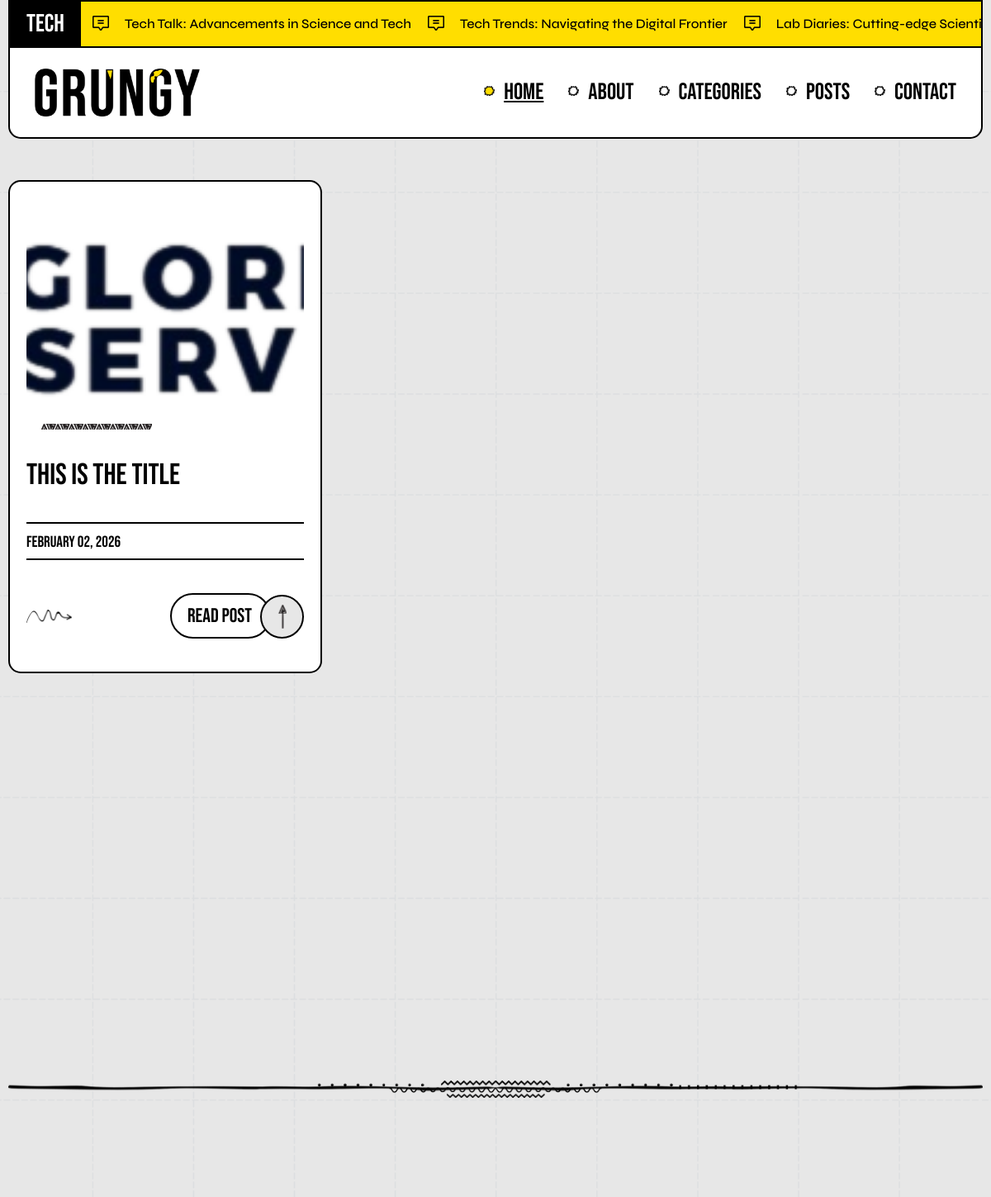
/blogs/index.php, run on the app's committed database.
### tables this page shows
CREATE TABLE `blogs` (
  `id` int(11) NOT NULL,
  `title` varchar(255) DEFAULT NULL,
  `slug` varchar(255) DEFAULT NULL,
  `blog_date` date DEFAULT NULL,
  `content` longtext DEFAULT NULL,
  `featured_image` varchar(255) DEFAULT NULL,
  `meta_title` varchar(255) DEFAULT NULL,
  `meta_description` varchar(255) DEFAULT NULL,
  `category` varchar(100) DEFAULT NULL,
  `tags` varchar(255) DEFAULT NULL,
  `status` enum('draft','published') DEFAULT 'published',
  `created_at` timestamp NULL DEFAULT current_timestamp()
);

### blogs/index.php (the view, shortened to what this page needs)
<!DOCTYPE html>
<html data-wf-page="grungy-id" >
    <head>
        <link href="../css/normalize.css" rel="stylesheet" type="text/css" />
        <link href="../css/layout.css" rel="stylesheet" type="text/css" />
        <link href="../css/style.css" rel="stylesheet" type="text/css" />
    </head>
  <body class="body">
    <div id="home" class="header">
        <div class="inner-header">
            <div class="top-bar">
                <div class="tob-bar-category-text">Tech</div>
                <div class="tech-cateogry-moving-section">
                    <div class="moving-tech-list-wrapper w-dyn-list">
                        <div role="list" class="moving-tech-list w-dyn-items">
                            <div role="listitem" class="w-dyn-item">
                                <a
                                    href="singleblog.php"
                                    class="moving-tech-item w-inline-block">
                                    <img src="../images/chat-centered-text.png" loading="lazy" width="20" alt="" class="comment-icon" />
                                    <div class="moving-tech-text">Tech Talk: Advancements in Science and Tech</div>
                                </a>
                            </div>
                            <div role="listitem" class="w-dyn-item">
                                <a
                                    href="singleblog.php"
                                    class="moving-tech-item w-inline-block">
                                    <img src="../images/chat-centered-text.png" loading="lazy" width="20" alt="" class="comment-icon" />
                                    <div class="moving-tech-text">Tech Trends: Navigating the Digital Frontier</div>
                                </a>
                            </div>
                            <div role="listitem" class="w-dyn-item">
                                <a
                                    href="singleblog.php"
                                    class="moving-tech-item w-inline-block">
                                    <img src="../images/chat-centered-text.png" loading="lazy" width="20" alt="" class="comment-icon" />
                                    <div class="moving-tech-text">Lab Diaries: Cutting-edge Scientific Discoveries</div>
                                </a>
                            </div>
                        </div>
                    </div>
                </div>
            </div>
            <div data-animation="default" data-collapse="medium" data-duration="400" data-easing="ease" data-easing2="ease" role="banner" class="navbar w-nav">
                <div class="inner-navbar">
                    <a href="https://lyricalfever.com/index.php" aria-current="page" class="logo w-nav-brand w--current">
                        <img
                            src="../images/grungy-logo.png"
                            width="200"
                            alt=""
                            class="logo-img" />
                    </a>
                    <nav role="navigation" class="nav-menu w-nav-menu">
                        <a href="https://lyricalfever.com/index.php" aria-current="page" class="menu-item w-nav-link w--current">Home</a>
                        <a href="https://lyricalfever.com/about.php" class="menu-item w-nav-link">About</a>
                        <a href="https://lyricalfever.com/categories.php" class="menu-item w-nav-link">categories</a>
                        <a href="https://lyricalfever.com/posts.php" class="menu-item w-nav-link">posts</a>
                        <a href="https://lyricalfever.com/contact.php" class="menu-item w-nav-link">Contact</a>
                    </nav>
                </div>
            </div>
        </div>
    </div>
<section class="top-blog-section">
    <div class="w-layout-blockcontainer main-container w-container">
        <?php
        include '../admin/includes/db.php';
        $blogs_per_page = 9;
        $page = isset($_GET['page']) ? (int)$_GET['page'] : 1;
        $page = max($page, 1);
        $offset = ($page - 1) * $blogs_per_page;
        $blogs = mysqli_query(
            $conn,
            "SELECT * FROM blogs WHERE status='published' ORDER BY blog_date DESC LIMIT $offset, $blogs_per_page"
        );
        ?>
        <div class="top-blog-list-wrapper w-dyn-list">
            <div role="list" class="top-blog-list w-dyn-items">
                <?php while($blog = mysqli_fetch_assoc($blogs)) { ?>
                <div role="listitem" class="w-dyn-item">
                    <div data-w-id="1b3f3cd6-09ce-1f4e-e361-71a9f11e93a8" class="top-blog-item">
                        <a href="/blogs/<?php echo $blog['slug']; ?>.php" class="top-blog-img-wrapper w-inline-block">
                            <img
                                src="/admin/uploads/blog-images/<?php echo $blog['featured_image']; ?>"
                                alt="<?php echo htmlspecialchars($blog['title']); ?>"
                                class="top-blog-img"
                            />
                            <img src="images/post-dec.png" loading="lazy" width="143" alt="" class="tob-blog-line" />
                        </a>
                        <div class="top-blog-content">
                            <h2 class="top-blog-title">
                                <?php echo htmlspecialchars($blog['title']); ?>
                            </h2>
                            <div class="top-blog-time-box">
                                <div class="post-time-text">
                                    <?php echo date('F d, Y', strtotime($blog['blog_date'])); ?>
                                </div>
                            </div>
                            <div class="top-blog-read-box">
                                <img src="images/snake-arrow.png" loading="lazy" width="55" alt="" class="top-blog-left-arrow" />
                                <a href="/blogs/<?php echo $blog['slug']; ?>.php" class="read-more w-inline-block">
                                    <div class="read-more-text">Read post</div>
                                    <div class="arrow">
                                        <img src="../images/post-arr.png" loading="lazy" width="10" alt="" />
                                    </div>
                                </a>
                            </div>
                        </div>
                    </div>
                </div>
                <?php } ?>
            </div>
        </div>
    </div>
</section>
    <div class="footer">
        <div class="w-layout-blockcontainer main-container w-container">
            <div class="inner-footer">
            </div>
        </div>
    </div>
    </body>
</html>

### css/layout.css (style rules this page uses)
* { -webkit-box-sizing: border-box; -moz-box-sizing: border-box; box-sizing: border-box; }
html { height: 100%; }
body { margin: 0; min-height: 100%; background-color: #fff; font-family: Arial, sans-serif; font-size: 14px; line-height: 20px; color: #333; }
img { max-width: 100%; vertical-align: middle; display: inline-block; }
.w-inline-block { max-width: 100%; display: inline-block; }
h1, h2, h3, h4, h5, h6 { font-weight: bold; margin-bottom: 10px; }
h2 { font-size: 32px; line-height: 36px; margin-top: 20px; }
.w-container { margin-left: auto; margin-right: auto; max-width: 940px; }
.w-container:before, .w-container:after { content: " "; display: table; grid-column-start: 1; grid-row-start: 1; grid-column-end: 2; grid-row-end: 2; }
.w-container:after { clear: both; }
.w-nav { position: relative; background: #dddddd; z-index: 1000; }
.w-nav:before, .w-nav:after { content: " "; display: table; grid-column-start: 1; grid-row-start: 1; grid-column-end: 2; grid-row-end: 2; }
.w-nav:after { clear: both; }
.w-nav-brand { position: relative; float: left; text-decoration: none; color: #333333; }
.w-nav-link { position: relative; display: inline-block; vertical-align: top; text-decoration: none; color: #222222; padding: 20px; text-align: left; margin-left: auto; margin-right: auto; }
.w-nav-link.w--current { color: #0082f3; }
.w-nav-menu { position: relative; float: right; }

### blogs/index.php (style rules this page uses)
.top-blog-img-wrapper { position: relative; width: 100%; height: 280px; overflow: hidden; display: block; }
.top-blog-img { width: 100%; height: 100%; object-fit: cover; object-position: center; }

### data on the page
blogs: featured_image (picture), title "this is the title", blog_date "FEBRUARY 02, 2026"
